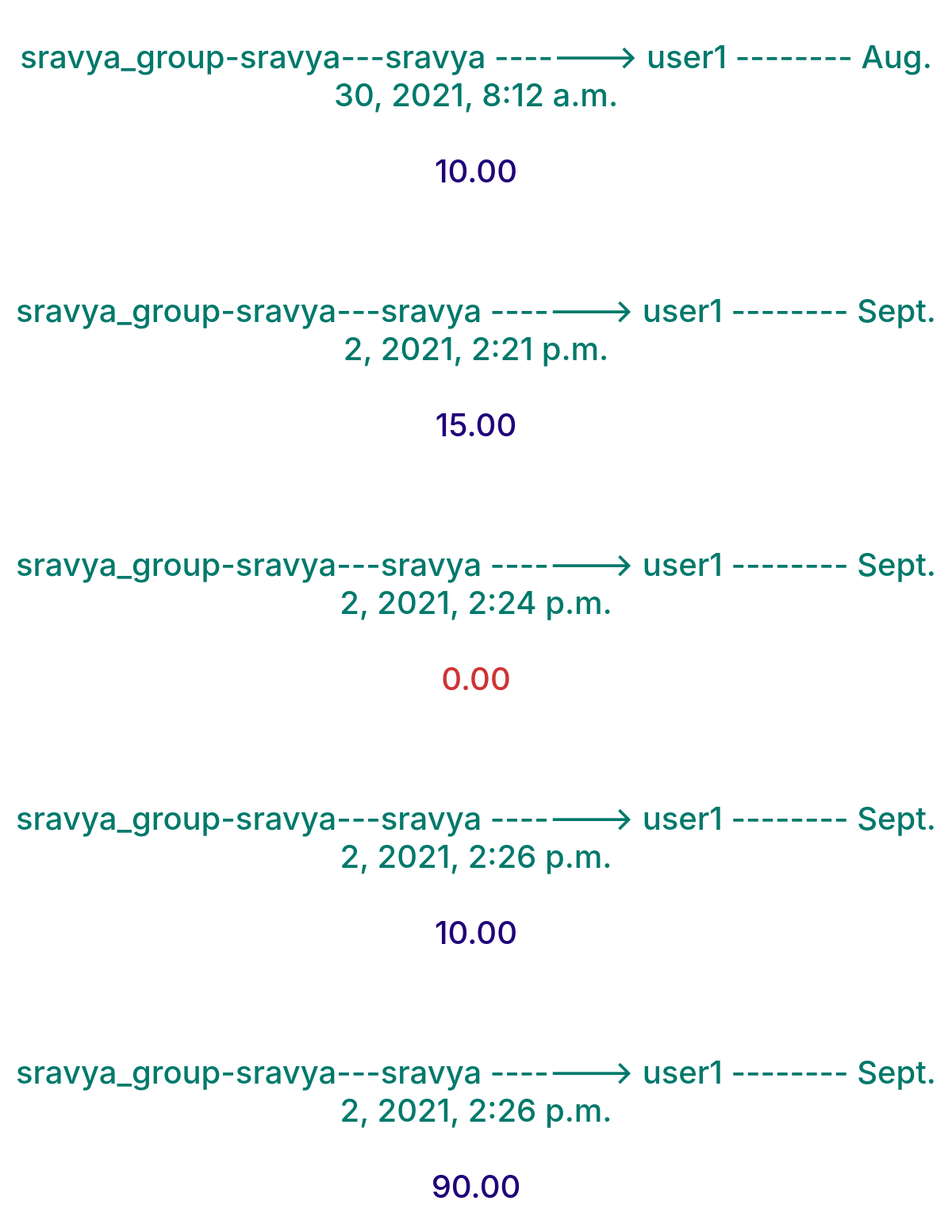
Page /core/settlements/ (signed in) on the committed database.
### core/models.py (models this page shows, shortened)
class settlement(models.Model):
    groupName = models.CharField(max_length=128)
    groupAdmin = models.ForeignKey(User,on_delete=models.CASCADE, related_name="SettleAdmin",default=1)
    user1 = models.ForeignKey(User,on_delete=models.CASCADE, related_name="user1settlement")
    user2 = models.ForeignKey(User,on_delete=models.CASCADE, related_name="user2settlement")
    amount = models.DecimalField(max_digits=15, decimal_places=2)
    done_at = models.DateTimeField(auto_now_add=True)

### core/views.py (the view)
# urls.py: path('settlements/', views.settlements, name='settlementsPage'),
def settlements(request):
    settlements_of_user = settlement.objects.filter(user1 = request.user) | settlement.objects.filter(user2 = request.user)
    return render(request,'core/settlements.html',{'settlements_of_user':settlements_of_user })

### core/templates/core/settlements.html (shortened to what this page needs)
{% extends 'core/base_user.html' %}
{% block content %}
    {%if settlements_of_user%}
        {% for settlement in settlements_of_user %}
        <h1 class='mt-5' style="text-align:center; color:#00796b;">{{settlement.groupName}}-{{settlement.groupAdmin.username}}---{{settlement.user1.username}} -------> {{settlement.user2.username}} -------- {{settlement.done_at}} </h1>
        {%if settlement.amount > 0%}
        <h1 class='mt-5' style="text-align:center; color:#200079;">{{settlement.amount}}</h1>
        {%else%}
        <h1 class='mt-5' style="text-align:center; color:#ce3434;">{{settlement.amount}}</h1>
        {%endif%}
          <br><br><br>
          {% endfor %}
          {%else%}
           <h1 class='mt-5' style="text-align:center; color:#00796b;" >No Settlements</h1>
    {%endif%}
{% endblock %}

### rows in the picture
settlement: groupName "sravya_group", groupAdmin.username "sravya", user1.username "sravya", user2.username "user1", done_at "Aug. 30, 2021, 8:12 a.m.", amount "10.00"
settlement: groupName "sravya_group", groupAdmin.username "sravya", user1.username "sravya", user2.username "user1", done_at "Sept. 2, 2021, 2:21 p.m.", amount "15.00"
settlement: groupName "sravya_group", groupAdmin.username "sravya", user1.username "sravya", user2.username "user1", done_at "Sept. 2, 2021, 2:24 p.m.", amount "0.00"
settlement: groupName "sravya_group", groupAdmin.username "sravya", user1.username "sravya", user2.username "user1", done_at "Sept. 2, 2021, 2:26 p.m.", amount "10.00"
settlement: groupName "sravya_group", groupAdmin.username "sravya", user1.username "sravya", user2.username "user1", done_at "Sept. 2, 2021, 2:26 p.m.", amount "90.00"
